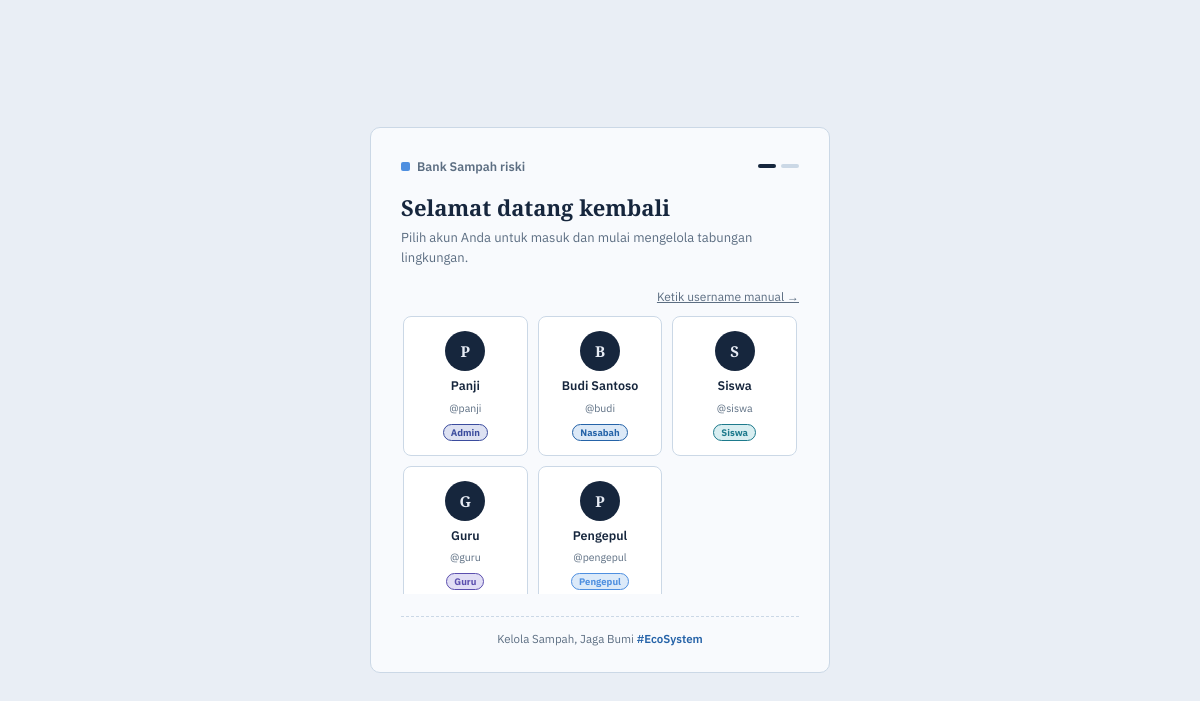
The page /login.php on the database its author committed.
### tables this page shows
CREATE TABLE `users` (
  `id_user` int(11) NOT NULL,
  `nama` varchar(100) NOT NULL,
  `username` varchar(50) NOT NULL,
  `password` varchar(255) NOT NULL,
  `saldo` decimal(15,2) NOT NULL DEFAULT 0.00,
  `role` enum('admin','nasabah','siswa','guru','pengepul') NOT NULL DEFAULT 'siswa'
);

### login.php (the view, shortened to what this page needs)
<?php
require "koneksi.php";
$users = mysqli_query($koneksi, "SELECT * FROM users ORDER BY id_user ASC");
?>
<!DOCTYPE html>
<html lang="id">
<head>
</head>
<body>
    <div class="card">
        <div class="card-top">
            <div class="brand-tag"><span class="sq"></span> Bank Sampah riski</div>
            <div class="step-indicator" id="step-indicator">
                <span class="on" id="ind-1"></span><span id="ind-2"></span>
            </div>
        </div>
        <h1>Selamat datang kembali</h1>
        <p class="sub">Pilih akun Anda untuk masuk dan mulai mengelola tabungan lingkungan.</p>
        <div class="steps-wrapper">
            <div id="step-users" class="step-view active">
                <button type="button" class="btn-manual-top" onclick="enableManualInput()">Ketik username manual &rarr;</button>
                <div class="user-grid">
                    <?php
                    if ($users && mysqli_num_rows($users) > 0):
                        while ($u = mysqli_fetch_assoc($users)):
                            $initial = strtoupper(substr($u["nama"], 0, 1));
                    ?>
                        <div class="user-tile" onclick="selectUser('<?= htmlspecialchars($u['username']) ?>', '<?= htmlspecialchars($u['nama']) ?>', '<?= htmlspecialchars($u['role']) ?>')">
                            <div class="avatar"><?= $initial ?></div>
                            <h4><?= htmlspecialchars($u["nama"]) ?></h4>
                            <p>@<?= htmlspecialchars($u["username"]) ?></p>
                            <span class="role-badge role-<?= strtolower($u["role"]) ?>"><?= ucfirst($u["role"]) ?></span>
                        </div>
                    <?php
                        endwhile;
                    endif; ?>
                </div>
            </div>
        </div>
        <div class="login-footer">
            Kelola Sampah, Jaga Bumi <span>#EcoSystem</span>
        </div>
    </div>
</body>
</html>

### login.php (style rules this page uses)
:root { --paper: #E9EEF5; --card: #F8FAFD; --ink: #16263D; --ink-soft: #5C6E82; --line: #CBD8E6; --plastik: #4E8FE0; --organik: #2563A8; --kertas: #1D7A8C; --tarik: #3B4C9E; }
* { box-sizing:border-box; margin:0; padding:0; }
body { font-family:'IBM Plex Sans', sans-serif; min-height:100vh; display:flex; align-items:center; justify-content:center; background:var(--paper); color:var(--ink); padding:24px 16px; }
h1 { font-family:'Bitter', serif; }
.card { width:100%; max-width:460px; background:var(--card); border:1px solid var(--line); border-radius:10px; padding:30px 30px 26px; }
.card-top { display:flex; align-items:center; justify-content:space-between; margin-bottom:18px; }
.brand-tag { display:flex; align-items:center; gap:7px; font-size:12.5px; font-weight:600; color:var(--ink-soft); }
.brand-tag .sq { width:9px; height:9px; border-radius:2px; background:var(--plastik); }
.step-indicator { display:flex; gap:5px; }
.step-indicator span { width:18px; height:4px; border-radius:2px; background:var(--line); }
.step-indicator span.on { background:var(--ink); }
h1 { font-size:22px; margin-bottom:6px; }
.sub { font-size:13px; color:var(--ink-soft); line-height:1.5; margin-bottom:22px; }
.steps-wrapper { position:relative; min-height:270px; }
.step-view { transition: opacity .25s ease, transform .3s cubic-bezier(0.16,1,0.3,1), visibility .25s; width:100%; }
.step-view.active { opacity:1; visibility:visible; transform:translateY(0); position:relative; pointer-events:auto; }
.btn-manual-top { display:block; width:100%; text-align:right; background:none; border:none; color:var(--ink-soft); font-size:12px; text-decoration:underline; cursor:pointer; margin-bottom:10px; font-family:inherit; }
.user-grid { display:grid; grid-template-columns:repeat(3, 1fr); gap:10px; max-height:280px; overflow-y:auto; padding:2px; }
.user-tile { display:flex; flex-direction:column; align-items:center; text-align:center; gap:7px; padding:14px 8px; background:#fff; border:1px solid var(--line); border-radius:8px; cursor:pointer; transition:border-color .15s ease, background .15s ease, transform .15s ease; }
.avatar { width:40px; height:40px; border-radius:50%; background:var(--ink); color:#E7ECF5; display:flex; align-items:center; justify-content:center; font-family:'Bitter', serif; font-weight:700; font-size:15px; flex-shrink:0; }
.user-tile h4 { font-size:12.5px; font-weight:600; line-height:1.25; }
.user-tile p { font-size:10.5px; color:var(--ink-soft); }
.role-badge { display:inline-block; padding:1px 7px; border-radius:100px; font-size:9.5px; font-weight:700; text-transform:capitalize; border:1px solid; margin-top:2px; }
.role-admin { color:var(--tarik); border-color:var(--tarik); background:#DDE1F2; }
.role-nasabah { color:var(--organik); border-color:var(--organik); background:#DCE9F7; }
.role-siswa { color:var(--kertas); border-color:var(--kertas); background:#D8EEF1; }
.role-guru { color:#5B4FAE; border-color:#5B4FAE; background:#E1DEF5; }
.role-pengepul { color:var(--plastik); border-color:var(--plastik); background:#DCEAF9; }
.login-footer { text-align:center; margin-top:22px; padding-top:14px; border-top:1px dashed var(--line); color:var(--ink-soft); font-size:11.5px; }
.login-footer span { color:var(--organik); font-weight:600; }

### rows shown on the page
users: nama "P", nama "Panji", username "panji", role "Admin"
users: nama "B", nama "Budi Santoso", username "budi", role "Nasabah"
users: nama "S", nama "Siswa", username "siswa", role "Siswa"
users: nama "G", nama "Guru", username "guru", role "Guru"
users: nama "P", nama "Pengepul", username "pengepul", role "Pengepul"
